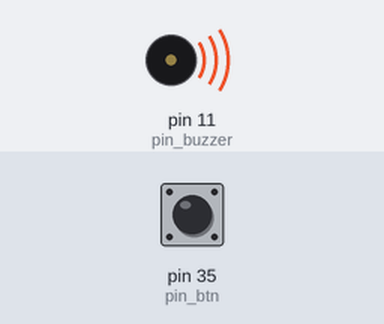
The program below on a simulated Raspberry Pi (header pin numbers). Shown: buzzer (waves = sounding). Inputs (shaded band) come from the test bench; at power-on: pin 35 (pin_btn) LOW.

Above: at 0.6 s.
Timing chart, 0 to 18.0 s (numbered marks = the images above):
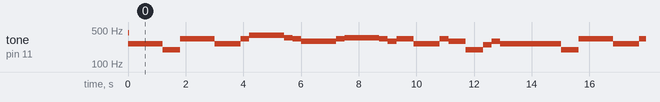

The program:

beep.py
```python
#-*- coding: utf-8 -*
import RPi.GPIO as GPIO
import time

# 设置引脚编号模式
GPIO.setmode(GPIO.BOARD)


class Buzzer_Song(object):
    # pin_buzzer是IO引脚， delay_beat是一个音持续的时间（节拍时长控制）
    def __init__(self, pin_buzzer, pin_btn, delay_beat=0.5):
        # 设置蜂鸣器引脚模式
        self.pin_buzzer = pin_buzzer
        self.pin_btn = pin_btn
        GPIO.setup(self.pin_buzzer, GPIO.OUT)
        GPIO.setup(self.pin_btn, GPIO.IN)
        # 创建PWM对象初始频率 440hz，占空比50%
        self.Buzzer = GPIO.PWM(pin_buzzer, 440)
        self.Buzzer.start(50)
        # 音符到频率的转换字典，cl低音，cm中音，ch高音
        self.note2freq = {
            "cl1": 131,
            "cl2": 147,
            'cl3': 165,
            "cl4": 175,
            "cl5": 196,
            "cl6": 211,
            "cl7": 248,
            "cm1": 262,
            "cm2": 294,
            'cm3': 330,
            "cm4": 350,
            "cm5": 393,
            "cm6": 441,
            "cm7": 495,
            "ch1": 525,
            "ch2": 589,
            'ch3': 661,
            "ch4": 700,
            "ch5": 786,
            "ch6": 882,
            "ch7": 990
        }
        # 节拍时长初始化
        self.delay_beat = delay_beat

    def play_song(self, notes, beats):
        for note, beat in zip(notes, beats):
            # 切换频率，演奏音乐
            self.Buzzer.ChangeFrequency(self.note2freq[note])
            # 持续的时间
            # time.sleep(self.delay_beat * beat)
            delay_time = self.delay_beat * beat / 0.01
            self.action(delay_time)

    def action(self, delay_time):
        cnt = 0

        # delay
        while delay_time > 0:
            if GPIO.input(self.pin_btn) == GPIO.HIGH:
                cnt += 1
            time.sleep(0.01)
            delay_time -= 1
        # start
        if cnt == 1:
            return 1
        # exit
        elif cnt >= 10:
            self.destroy()
            return 3
        # stop
        elif cnt <= 5:
            return 2
        return 0

    # 对象销毁
    def destroy(self):
        # self.Buzzer.stop()
        # GPIO.output(self.pin_buzzer, GPIO.LOW)
        GPIO.cleanup()


if __name__ == "__main__":
    # 定义buzzer引脚
    pin_buzzer = 11
    pin_btn = 35
    # 定义一个对象 m_buzzer_song
    m_buzzer_song = Buzzer_Song(pin_buzzer, pin_btn, 0.3)
    notes = [
        'cm1', 'cm1', 'cm1', 'cl5', 'cm3', 'cm3', 'cm3', 'cm1', 'cm1', 'cm3',
        'cm5', 'cm5', 'cm4', 'cm3', 'cm2', 'cm2', 'cm3', 'cm4', 'cm4', 'cm3',
        'cm2', 'cm3', 'cm1', 'cm1', 'cm3', 'cm2', 'cl5', 'cl7', 'cm2', 'cm1'
    ]
    beats = [
        1, 1, 2, 2, 1, 1, 2, 2, 1, 1, 2, 2, 1, 1, 3, 1, 1, 2, 2, 1, 1, 2, 2, 1,
        1, 2, 2, 1, 1, 3
    ]
    # 循环演奏音乐
    try:
        while True:
            start = 0
            while start < 1:
                start = m_buzzer_song.action(1)
            m_buzzer_song.play_song(notes, beats)
    except KeyboardInterrupt:
        print('\n Ctrl + C QUIT')
    finally:
        m_buzzer_song.destroy()
```

Measured:
- by itself, tone on pin 11 (pin_buzzer): plays 440 Hz for 0.01 s, 262 Hz for 1.2 s, 196 Hz for 0.60 s, 330 Hz for 1.2 s, 262 Hz for 0.90 s, 330 Hz for 0.30 s … (188 notes in this stretch)
